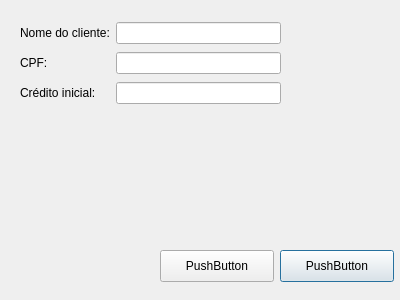
<?xml version="1.0" encoding="UTF-8"?>
<ui version="4.0">
 <class>NovoCartao</class>
 <widget class="QDialog" name="NovoCartao">
  <property name="geometry">
   <rect>
    <x>0</x>
    <y>0</y>
    <width>400</width>
    <height>300</height>
   </rect>
  </property>
  <property name="windowTitle">
   <string>Dialog</string>
  </property>
  <widget class="QPushButton" name="pushButton">
   <property name="geometry">
    <rect>
     <x>280</x>
     <y>250</y>
     <width>114</width>
     <height>32</height>
    </rect>
   </property>
   <property name="text">
    <string>PushButton</string>
   </property>
  </widget>
  <widget class="QPushButton" name="pushButton_2">
   <property name="geometry">
    <rect>
     <x>160</x>
     <y>250</y>
     <width>114</width>
     <height>32</height>
    </rect>
   </property>
   <property name="text">
    <string>PushButton</string>
   </property>
  </widget>
  <widget class="QWidget" name="">
   <property name="geometry">
    <rect>
     <x>20</x>
     <y>20</y>
     <width>261</width>
     <height>88</height>
    </rect>
   </property>
   <layout class="QGridLayout" name="gridLayout">
    <item row="0" column="0">
     <widget class="QLabel" name="label">
      <property name="text">
       <string>Nome do cliente:</string>
      </property>
     </widget>
    </item>
    <item row="0" column="1">
     <widget class="QLineEdit" name="lineEdit"/>
    </item>
    <item row="1" column="0">
     <widget class="QLabel" name="label_2">
      <property name="text">
       <string>CPF:</string>
      </property>
     </widget>
    </item>
    <item row="1" column="1">
     <widget class="QLineEdit" name="lineEdit_2"/>
    </item>
    <item row="2" column="0">
     <widget class="QLabel" name="label_3">
      <property name="text">
       <string>Crédito inicial:</string>
      </property>
     </widget>
    </item>
    <item row="2" column="1">
     <widget class="QLineEdit" name="lineEdit_3"/>
    </item>
   </layout>
  </widget>
 </widget>
 <resources/>
 <connections/>
</ui>
